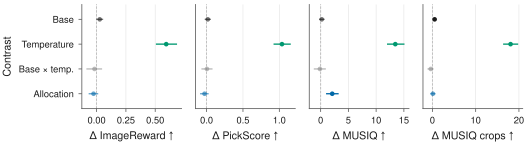

The script that drew this image:
"""FS1: factorial decomposition of released SEGA on held-out prompts (P1).

Regenerate from the project root:
    OMP_NUM_THREADS=8 /work/09032/saini_2/vista/library/uv-envs/crope/bin/python paper/figs/strengthen/fs_factorial.py

Input (work, read only): .agent/notes/strengthen/analysis/P1/contrasts_holm.csv from scripts/strengthen_analysis.py
(held-out rows 8-194, seed 0, paired prompt bootstrap, 2,000 draws, seed 0, nominal 95% CI). Nothing is recomputed.
Rows: base main effect (SEGA base minus NTK base, averaged over temperature), temperature main effect (s^0.16 minus
none, averaged over base), base x temperature interaction, and the allocation contrast (SEGA released minus SEGA
base + temp.). Panels: the three primary metrics and crop MUSIQ. A mark is pale when its interval covers zero. Refuses to draw an
incomplete block unless --allow-incomplete is given (layout tests write to the scratchpad only).
"""
import argparse
from pathlib import Path
import sys

HERE = Path(__file__).resolve().parent
sys.path.insert(0, str(HERE.parent))

import matplotlib

matplotlib.use("Agg")
import matplotlib.pyplot as plt
import pandas as pd

import crope_style as cs

ROOT = HERE.parents[2]
P1 = ROOT / ".agent/notes/strengthen/analysis/P1"
ROWS = [("base_main_effect", "Base", cs.INK), ("temperature_main_effect", "Temperature", cs.TEMP),
        ("interaction", "Base × temp.", cs.GRAY), ("allocation", "Allocation", cs.METHOD)]
PANELS = ["imagereward", "pickscore", "musiq", "musiq_crop1024"]
FADE = 0.60


def main():
    ap = argparse.ArgumentParser(description=__doc__)
    ap.add_argument("--analysis", type=Path, default=P1)
    ap.add_argument("--stem", default=str(HERE / "fs_factorial"))
    ap.add_argument("--allow-incomplete", action="store_true")
    a = ap.parse_args()
    import json
    proto = json.loads((a.analysis / "analysis_protocol.json").read_text())
    if not proto.get("complete") and not a.allow_incomplete:
        raise SystemExit("P1 analysis incomplete; refusing to draw")
    c = pd.read_csv(a.analysis / "contrasts_holm.csv")
    c = c[c.analysis == "seed0"]
    cs.style()
    fig, axes = plt.subplots(1, len(PANELS), figsize=(cs.TEXT, 1.55), sharey=True)
    for ax, metric in zip(axes, PANELS):
        for i, (name, label, color) in enumerate(ROWS):
            r = c[(c.contrast == name) & (c.metric == metric)]
            if r.empty or pd.isna(r.iloc[0]["lo"]):
                continue
            r = r.iloc[0]
            y = len(ROWS) - 1 - i
            alpha = FADE if r["lo"] <= 0 <= r["hi"] else 1.0
            ax.plot([r["lo"], r["hi"]], [y, y], color=color, lw=1.0, alpha=alpha, solid_capstyle="butt")
            ax.plot([r["delta"]], [y], "o", color=color, ms=3.5, alpha=alpha, mec="none")
        ax.axvline(0, color=cs.INK2, lw=0.6, ls=(0, (3.0, 1.8)), zorder=0)
        cs.clean_axes(ax, grid="x")
        ax.set_xlabel("Δ " + cs.metric_label(metric))
        ax.locator_params(axis="x", nbins=4)
    axes[0].set_yticks(range(len(ROWS)))
    axes[0].set_yticklabels([r[1] for r in ROWS][::-1])
    axes[0].set_ylim(-0.6, len(ROWS) - 0.4)
    axes[0].set_ylabel("Contrast")
    for ax in axes[1:]:
        ax.tick_params(axis="y", length=0)
    fig.subplots_adjust(left=0.155, right=0.99, bottom=0.27, top=0.97, wspace=0.14)
    cs.finish(fig, a.stem)


if __name__ == "__main__":
    main()
